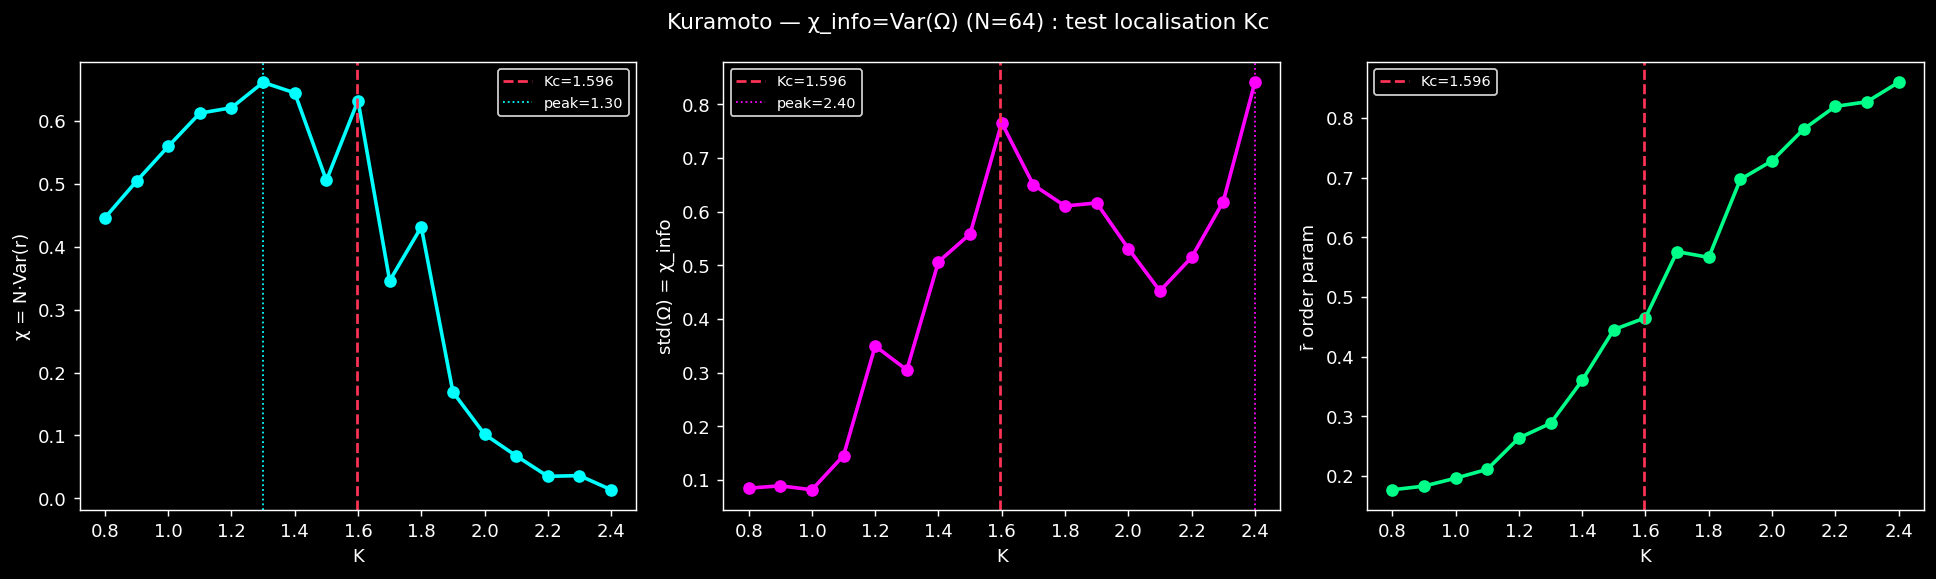

This figure's Python source:
"""#8 — χ_info = Var_réalisations(Ω) sur Kuramoto : test décisif.

Kuramoto était le système problématique : artefact CG temporel (7×), χ pique
K=1.40 et τ_corr K=1.50, tous deux sous K_c=1.596 (finite-size).

Question : Var inter-réalisations de Ω (différents tirages ω quenched) pique-t-elle
PROPREMENT à K_c, là où χ et τ_corr décalaient ?

PAS de coarse-graining temporel (leçon artefact). Ω calculé directement sur les
snapshots quadrantisés : samples = instants, variables = oscillateurs.
Analogue RBN : RBN varie le réseau (wiring+fonctions), Kuramoto varie ω.
"""
import sys
import os
import json
import time
import numpy as np
import matplotlib.pyplot as plt

sys.path.insert(0, os.path.dirname(os.path.dirname(os.path.abspath(__file__))))

from systems.kuramoto import simulate, chi_from_r
from xi.temporal import tc_random_subsets


def run(
    N=64,
    K_min=0.8,
    K_max=2.4,
    n_K=17,
    n_real=16,
    sigma_omega=1.0,
    dt=0.05,
    t_equil=80.0,
    t_sample=150.0,
    sample_gap=0.25,
    n_bins=4,
    subset_size=4,
    n_subsets=300,
    seed0=23,
    outdir=None,
):
    if outdir is None:
        outdir = os.path.dirname(os.path.abspath(__file__))
    Kc = 2.0 / (np.pi * (1.0 / (sigma_omega * np.sqrt(2 * np.pi))))
    K_values = np.linspace(K_min, K_max, n_K)
    rng_master = np.random.default_rng(seed0)

    print(f"Kuramoto χ_info | N={N} | {n_real} réal/K | Kc={Kc:.4f}")
    print("(snapshots bruts quadrantisés, AUCUN CG temporel)\n")

    chi = np.zeros(n_K)
    r_mean = np.zeros(n_K)
    o_mean = np.zeros(n_K)
    o_std = np.zeros(n_K)
    abs_o_mean = np.zeros(n_K)

    t0 = time.time()
    for i, K in enumerate(K_values):
        o_list, chi_list, r_list, ao_list = [], [], [], []
        for r in range(n_real):
            seed = int(rng_master.integers(0, 2 ** 31))
            snaps_grid, r_traj = simulate(
                N=N, K=float(K), sigma_omega=sigma_omega, dt=dt,
                t_equil=t_equil, t_sample=t_sample, sample_gap=sample_gap,
                n_bins=n_bins, seed=seed,
            )
            samples = np.stack([g.flatten() for g in snaps_grid], axis=0)  # (n_snap, N)
            _, abs_o, o, _, _ = tc_random_subsets(
                samples, subset_size=subset_size,
                n_subsets=n_subsets, rng=np.random.default_rng(seed),
            )
            o_list.append(o)
            ao_list.append(abs_o)
            chi_list.append(chi_from_r(r_traj, N))
            r_list.append(r_traj.mean())
        chi[i] = np.mean(chi_list)
        r_mean[i] = np.mean(r_list)
        o_mean[i] = np.mean(o_list)
        o_std[i] = np.std(o_list)
        abs_o_mean[i] = np.mean(ao_list)
        print(f"  K={K:.3f} | r={r_mean[i]:.3f} | χ={chi[i]:>7.3f} | "
              f"Ω={o_mean[i]:+.4f} | std(Ω)={o_std[i]:.4f}")
    print(f"\nsim {time.time()-t0:.1f}s")

    peak_chi = K_values[np.argmax(chi)]
    peak_ostd = K_values[np.argmax(o_std)]
    peak_abso = K_values[np.argmax(abs_o_mean)]
    print(f"\nKc analytic   = {Kc:.4f}")
    print(f"peak χ        K={peak_chi:.3f} (Δ={peak_chi-Kc:+.3f})")
    print(f"peak |Ω|      K={peak_abso:.3f} (Δ={peak_abso-Kc:+.3f})")
    print(f"peak std(Ω)   K={peak_ostd:.3f} (Δ={peak_ostd-Kc:+.3f})")
    better = abs(peak_ostd - Kc) < abs(peak_chi - Kc)
    print(f"\nχ_info localise Kc mieux que χ : "
          f"{'✓ OUI — χ_info sauve Kuramoto' if better else '✗ non'}")

    fig, axes = plt.subplots(1, 3, figsize=(15, 4.5))
    for ax, (lab, vec, col, peak) in zip(axes, [
        ("χ = N·Var(r)", chi, "#00ffff", peak_chi),
        ("std(Ω) = χ_info", o_std, "#ff00ff", peak_ostd),
        ("r̄ order param", r_mean, "#00ff88", None),
    ]):
        ax.plot(K_values, vec, "o-", color=col, lw=2)
        ax.axvline(Kc, color="#ff3355", ls="--", label=f"Kc={Kc:.3f}")
        if peak is not None:
            ax.axvline(peak, color=col, ls=":", lw=1, label=f"peak={peak:.2f}")
        ax.set_xlabel("K", color="white")
        ax.set_ylabel(lab, color="white")
        ax.legend(facecolor="black", labelcolor="white", edgecolor="white", fontsize=8)
        ax.set_facecolor("black")
        ax.tick_params(colors="white")
        for sp in ax.spines.values():
            sp.set_color("white")
    fig.patch.set_facecolor("black")
    fig.suptitle(f"Kuramoto — χ_info=Var(Ω) (N={N}) : test localisation Kc", color="white")
    plt.tight_layout()
    png = os.path.join(outdir, "kuramoto_suscept_info.png")
    plt.savefig(png, dpi=130, facecolor="black", bbox_inches="tight")
    print(f"saved {png}")

    out = {
        "N": N, "Kc": Kc, "K": K_values.tolist(),
        "chi": chi.tolist(), "r_mean": r_mean.tolist(),
        "o_mean": o_mean.tolist(), "o_std": o_std.tolist(),
        "abs_o_mean": abs_o_mean.tolist(),
        "peak_chi": float(peak_chi), "peak_o_std": float(peak_ostd),
        "better_than_chi": bool(better),
    }
    with open(os.path.join(outdir, "kuramoto_suscept_info.json"), "w") as f:
        json.dump(out, f, indent=2)
    print(f"saved {os.path.join(outdir, 'kuramoto_suscept_info.json')}")
    return out


if __name__ == "__main__":
    run()
